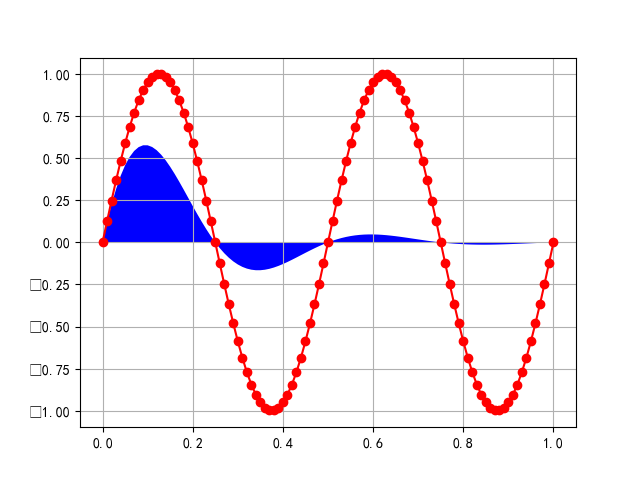
#> input picture test.png, 640 x 480 px, given in place of test.jpg, which was not available
$ python '掩模操作.py'
#> lines starting #> are read from the running program, lines starting #| are printed output that depends on the picture; after the words box and inside, x2 and y2 are one past the last pixel; in counts of white or black regions, pixels touching at a corner belong together; pictures that were not available may be replaced by others from this repository, and a replacement may not be noted
import cv2
import numpy as np
import matplotlib.pyplot as plt

#read image
img = cv2.imread('test.jpg',cv2.IMREAD_COLOR)
#> img is the input picture: shape (480, 640, 3); mean B, G, R 243.9, 236.6, 243.4
gray = cv2.cvtColor(img,cv2.COLOR_BGR2GRAY)
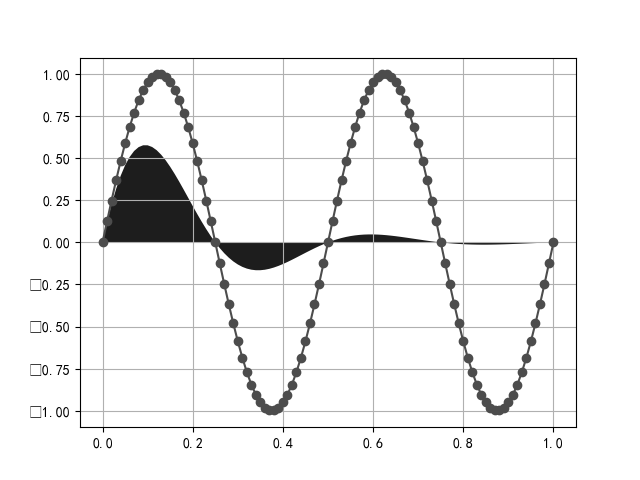
#> gray: shape (480, 640); min 0, max 255, mean 239.5
B,G,R=cv2.split(img)
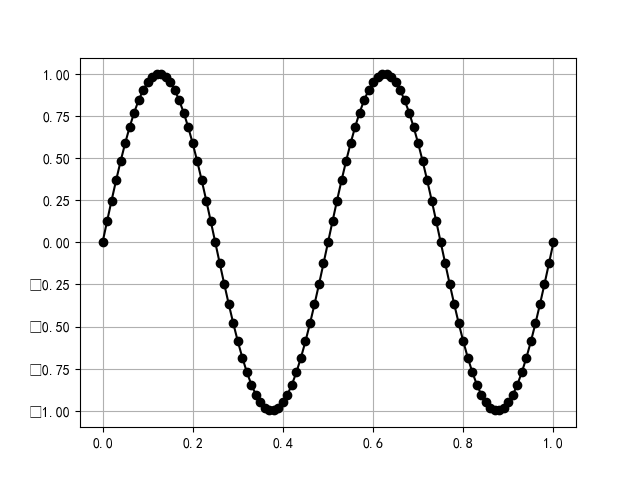
#> B: shape (480, 640); min 0, max 255, mean 243.9
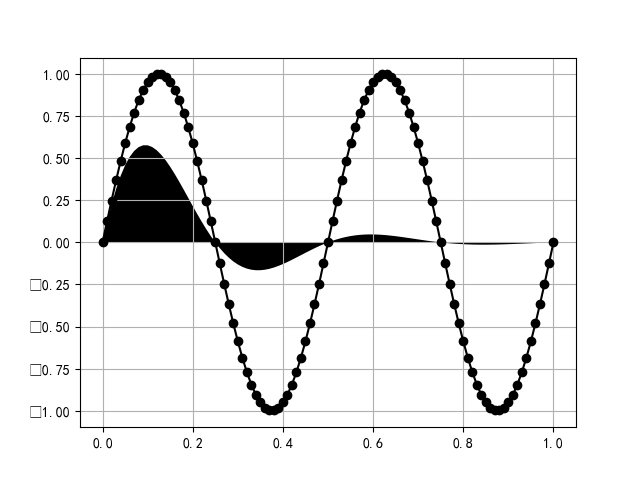
#> G: shape (480, 640); min 0, max 255, mean 236.6
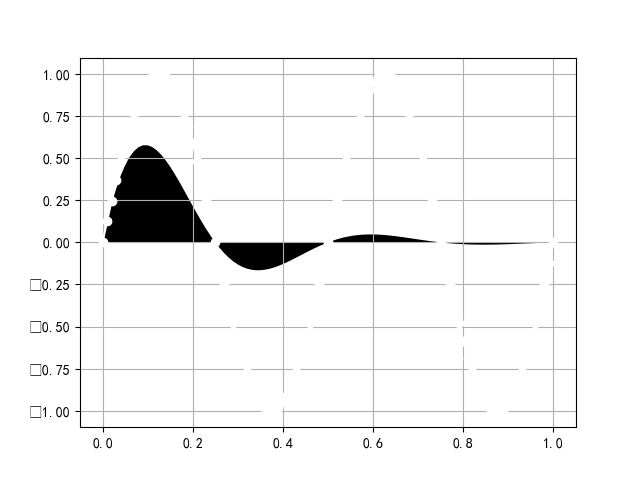
#> R: shape (480, 640); min 0, max 255, mean 243.4
img=cv2.merge([R,G,B])
plt.subplot(121)
plt.imshow(img)#显示原图
plt.subplot(122)
plt.figure(1)
plt.imshow(gray,cmap="gray")#显示灰度图


img=cv2.resize(gray,(800,800),interpolation=cv2.INTER_CUBIC)#resize到800*800
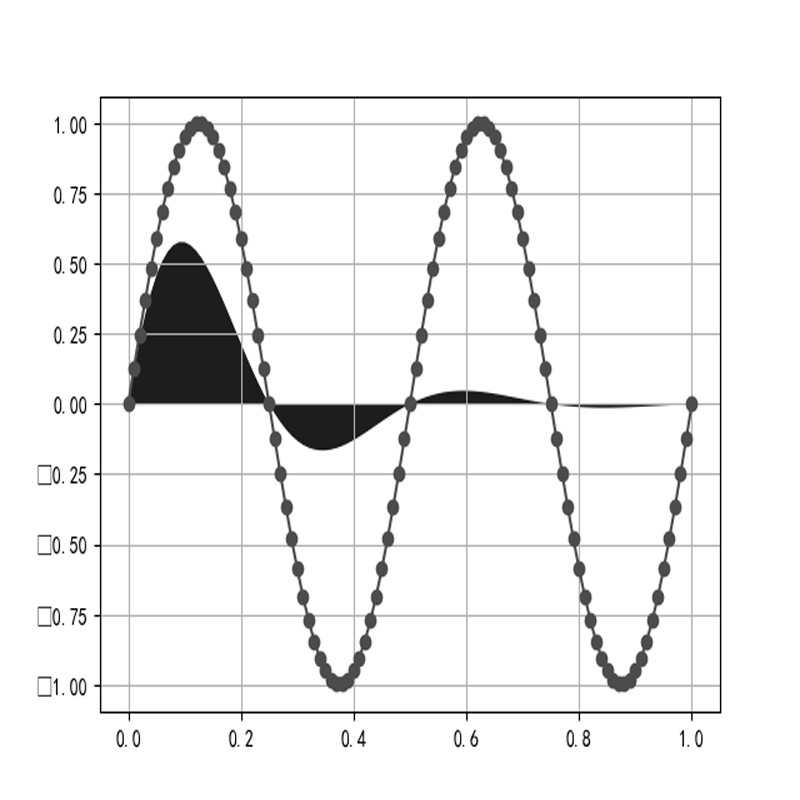
#> img: shape (800, 800); min 0, max 255, mean 239.2
#输入图像是RGB图像，故构造一个三维数组，四个二维数组是mask四个点的坐标，
site = np.array([[[0, 0], [200, 0],[200, 100], [0,100]]], dtype=np.int32)#四个坐标分别是分别相邻的即可，第一个是横坐标，第二个是纵坐标
im = np.zeros(img.shape[:2], dtype="uint8") #生成image大小的全白图
cv2.polylines(im, site, 1, 255) #在im上画site大小的线，1表示线段闭合，255表示线段颜色
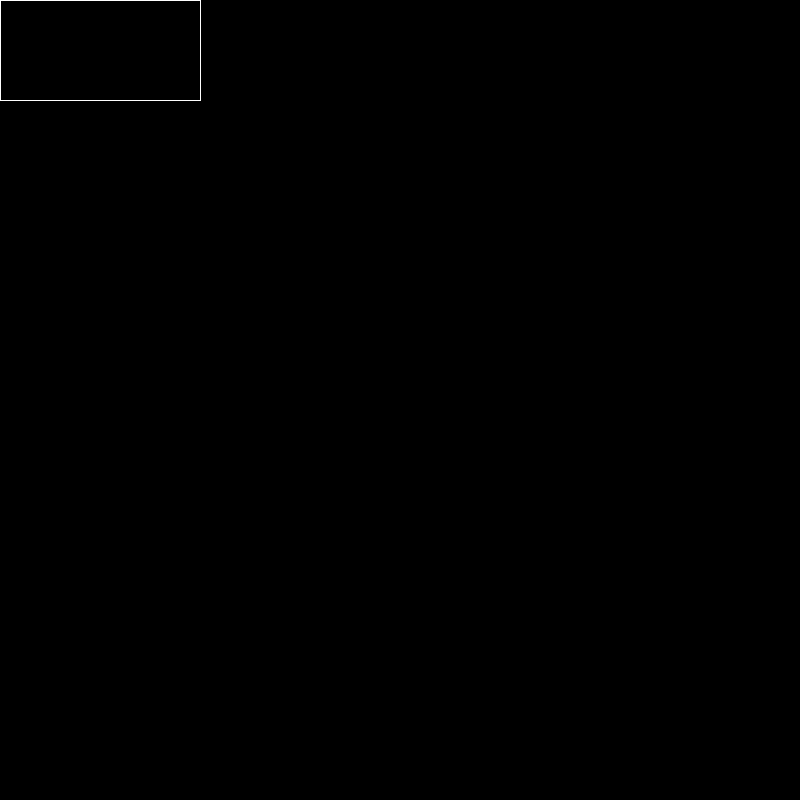
#> im: shape (800, 800); 0.09% white in thin lines or dots, all inside (x1, y1, x2, y2) = (0, 0, 201, 101)
cv2.fillPoly(im, site, 255) #在im的site区域，填充颜色为255
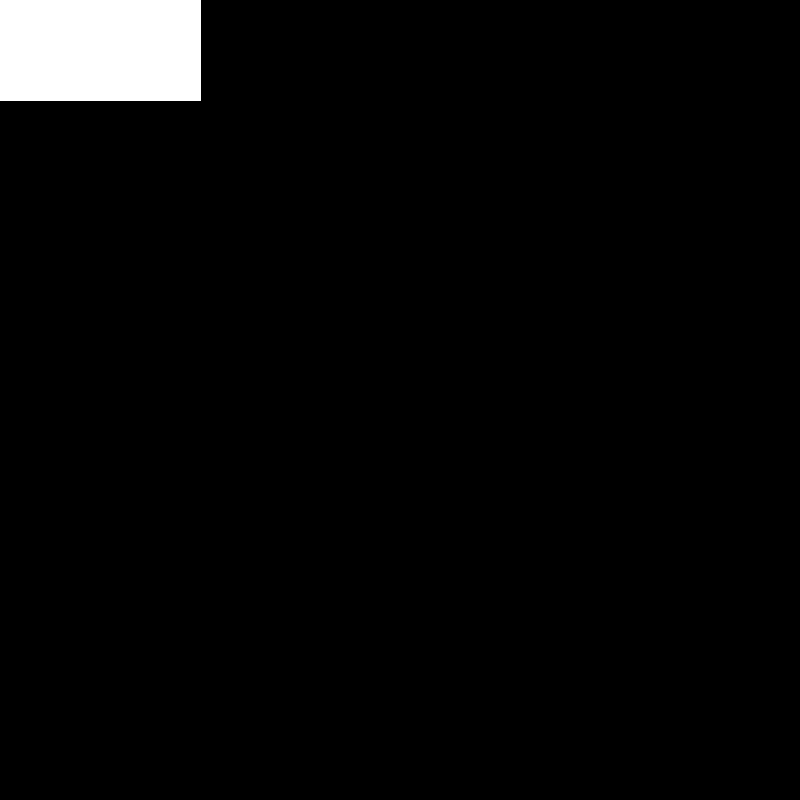
#> im: shape (800, 800); 3.2% white; 1 white region, box (x1, y1, x2, y2) and area: (0, 0, 201, 101) 20301
mask = im
plt.figure(2)
plt.imshow(mask,cmap="gray")#显示掩膜灰度图

$ run again, with 1.png copied over test.png
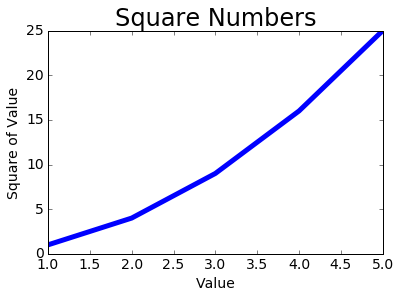
#> input picture 1.png, 401 x 298 px, given in place of test.jpg, which was not available
#> img is the input picture: shape (298, 401, 3); mean B, G, R 247.8, 243.5, 243.5
#> `img=cv2.resize(gray,(800,800),interpolation=cv2.INTER_CUBIC)#resize到80..`:
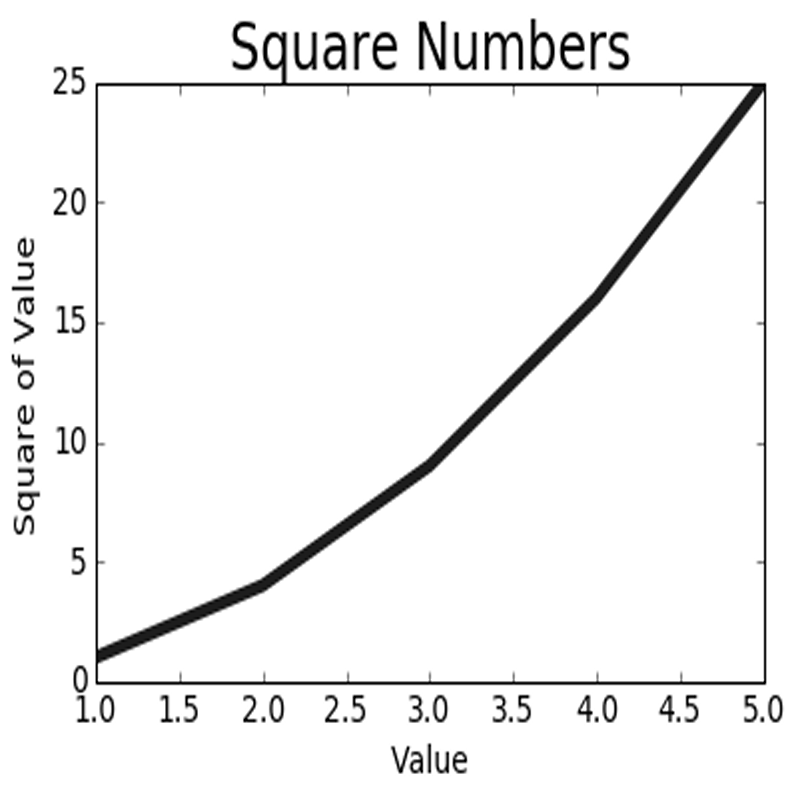
#> img: shape (800, 800); min 0, max 255, mean 243.5
#> `plt.imshow(mask,cmap="gray")#显示掩膜灰度图`:
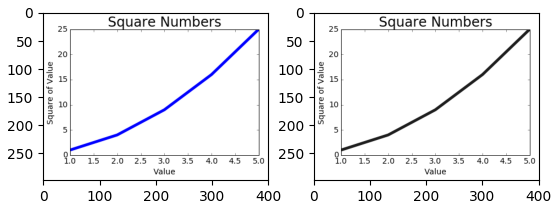
#> figure drawn by matplotlib, 2 panels
